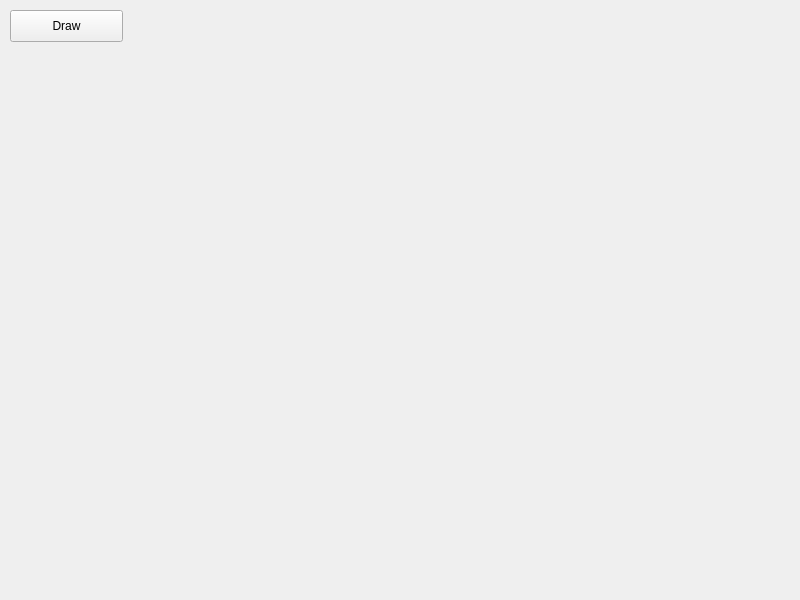
<?xml version="1.0" encoding="UTF-8"?>
<ui version="4.0">
 <class>MainWindow</class>
 <widget class="QMainWindow" name="MainWindow">
  <property name="geometry">
   <rect>
    <x>0</x>
    <y>0</y>
    <width>800</width>
    <height>600</height>
   </rect>
  </property>
  <property name="windowTitle">
   <string>Circles</string>
  </property>
  <widget class="QWidget" name="centralwidget">
   <widget class="QPushButton" name="draw_btn">
    <property name="geometry">
     <rect>
      <x>10</x>
      <y>10</y>
      <width>113</width>
      <height>32</height>
     </rect>
    </property>
    <property name="text">
     <string>Draw</string>
    </property>
   </widget>
  </widget>
 </widget>
 <resources/>
 <connections/>
</ui>
